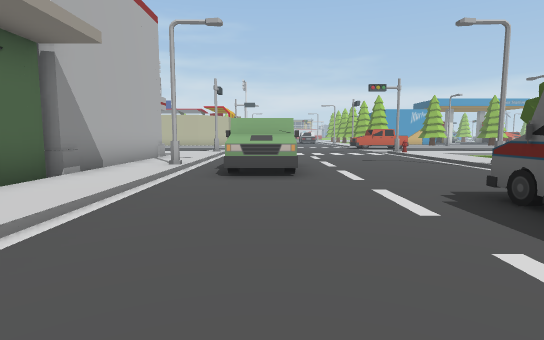
view 1 (above)

24 first-person views from a walk through a scene from a Unity 3-D project. The camera is 1.5 m above the floor, tilts 6° down and sees 80° across. The floor is counted in squares, 2 m on a side. Each view is taken from the middle of a square. On the plan, view 1 faces up. The plan holds only what a view shows up to about 11 squares ahead; the rest is blank. The place goes on beyond the plan. The player is left out.

view 2
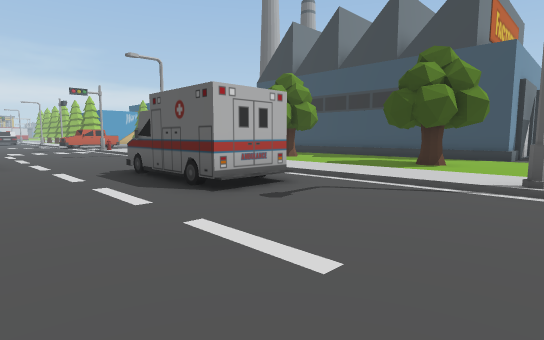

view 3
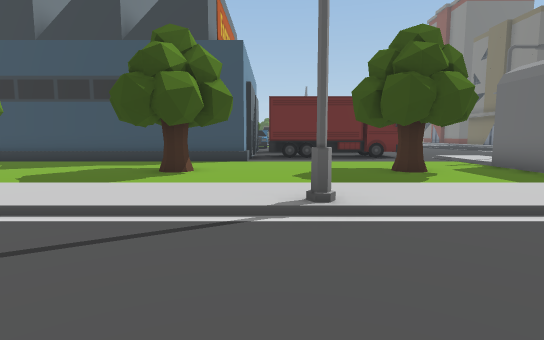

view 4
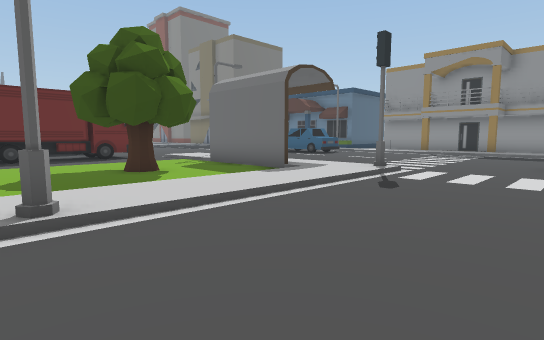

view 5
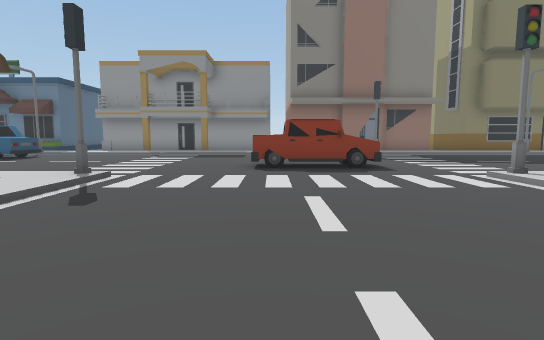

view 6
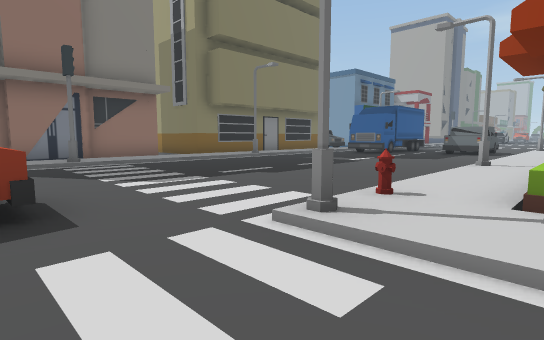

view 7
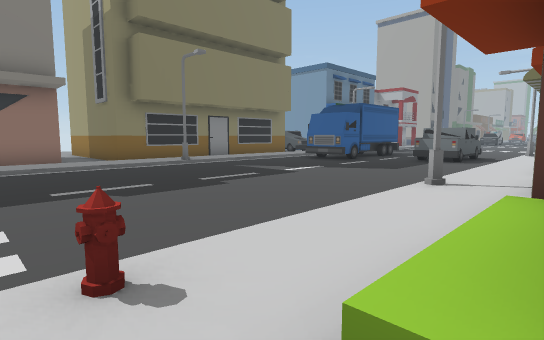

view 8
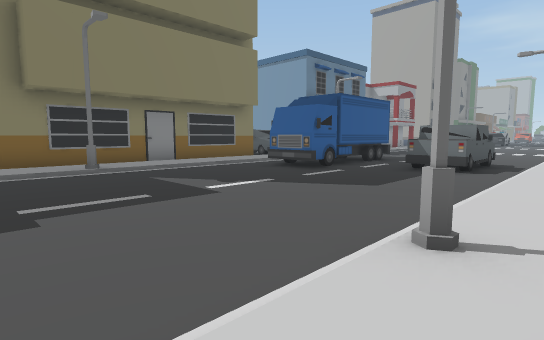

view 9
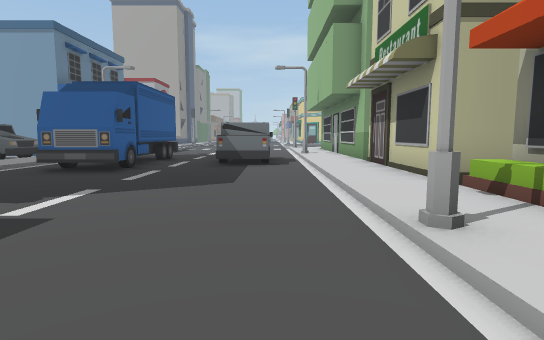

view 10
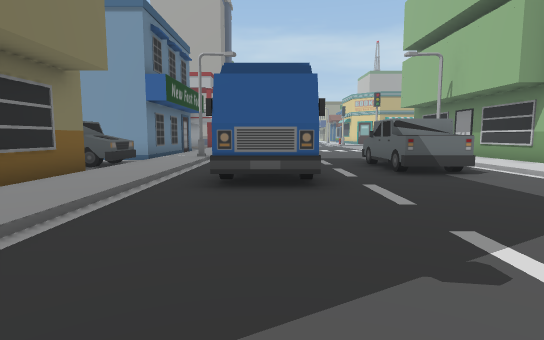

view 11
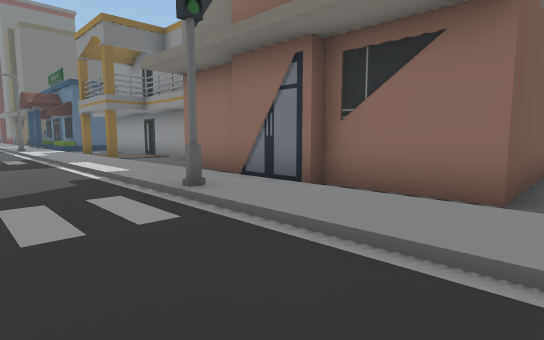

view 12
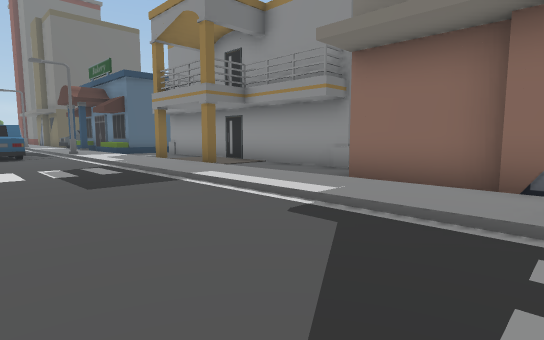

view 13
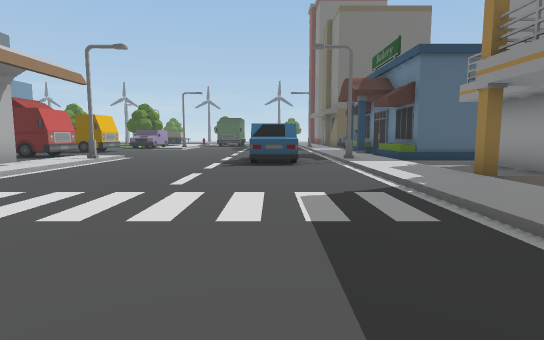

view 14
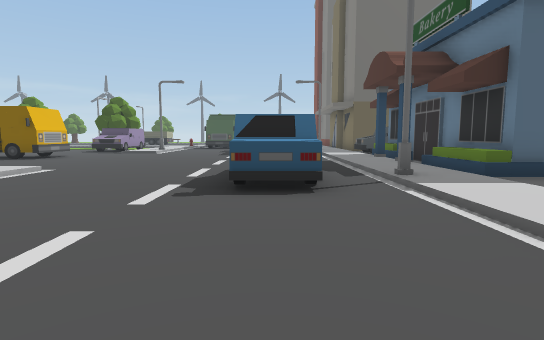

view 15
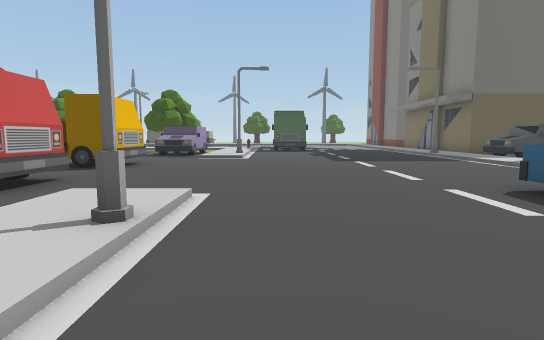

view 16
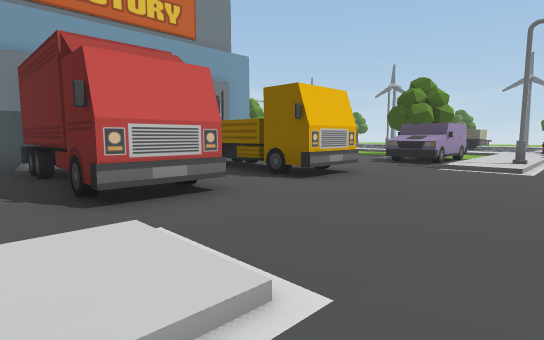

view 17
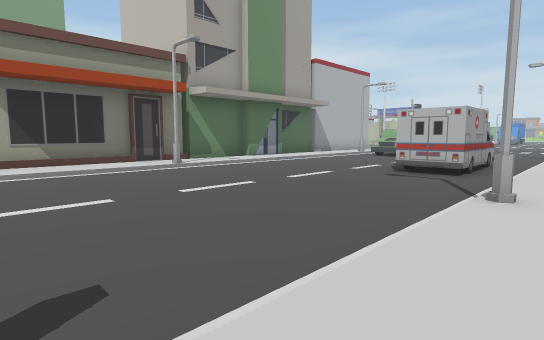

view 18
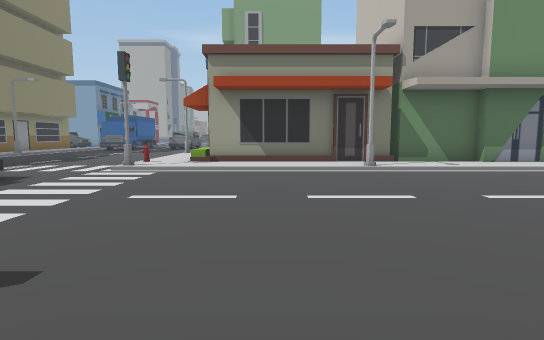

view 19
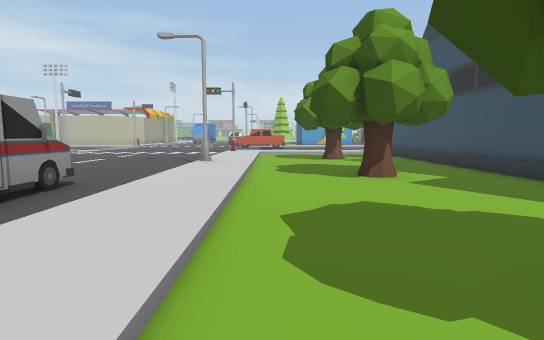

view 20
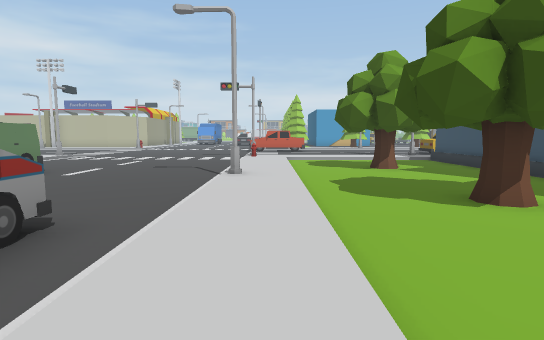

view 21
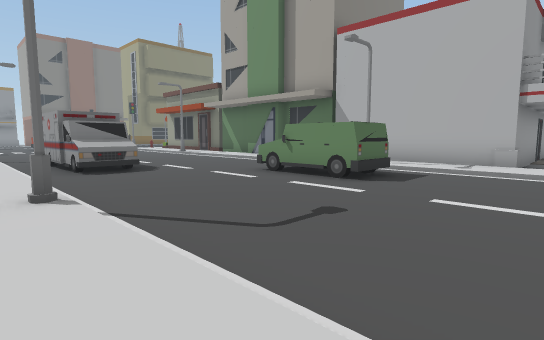

view 22
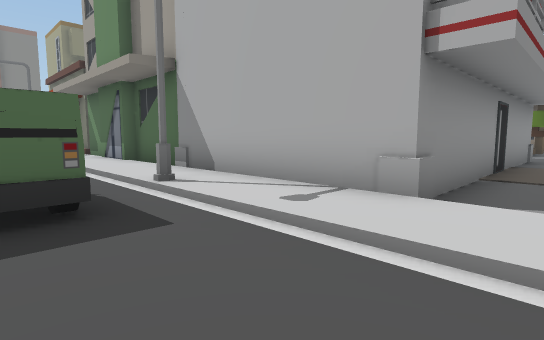

view 23
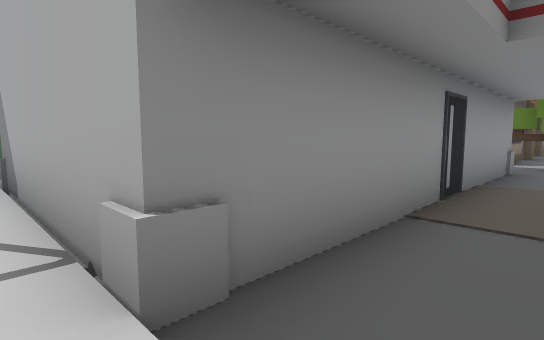

view 24
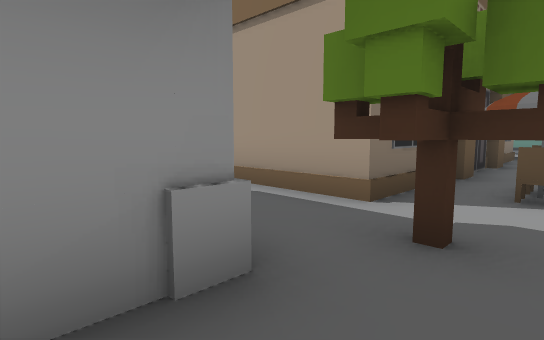

### Floor plan
Key: @ floor where view 1 was taken; # wall or solid block; . main floor; : floor 0.25 m higher than the main floor; / step, stairs or slope; T tree; S streetlight; B building; C container; R truck; A car; H hydrant; I chair; O other object.
Columns run from 20 left of view 1 to 20 right of it. Each row starts with its distance up from view 1.
 12     I..T.. ......:/....../:... .B
 11 .......T.........:/....../:.....B
 10 ######..#########:/....../:..T..B
  9      #..        #:/.O..../:.....B
  8      #.         #:SOO....S:.....B
  7                 #:/OO..../:.....B
  6                 #:/OO..../:.....B
  5                 B:/....../:..T..BB
  4                 B:/....OO/:.....B
  3                 B:/....OO/:.....B
  2                 B:/....OO/:.....BB
  1                 B:/....OO/:.....B
  0                 B:/.@..../:..T..BBBBBBB
 -1                BB:/....../:.....BBBBBBBB
 -2                 B:S......S:......C
 -3                 B:/....../:......C   RR
 -4                 B:/....../:......C  .R
 -5                 B:/....../:..T...CC..R ..
 -6          B      B:/....../:......CC..RR..
 -7 BBBBB BBBBBBBBBBB:/....../:.OOO..........
 -8    :::::::::::::::/....../:::::::/....../
 -9 //S/////////S///H/#......#/////S//....../
-10 ...RRR...................................
-11  ..RRR..............RRR..................
-12  ...................R  ..................
-13    ......................................
-14    CCCCC.......................AAA.......
-15       CC........................A........
-16   S/////////S/////#////////////S/////////
-17  :::::::::::::::::::::::::::::::::/:/::::
-18  BBRRBBBBBBBBB.BBBBBBB...#..#...BB   B  R
-19   BRR        B.B      ..........B BBBB  R
-20   B           .B      #########.B       R

Where each view was taken, in squares from view 1:
view 1: 0 up, 0 right, facing up
view 2: 3 down, 0 right, facing up-right
view 3: 2 down, 2 right, facing right
view 4: 2 down, 2 right, facing down-right
view 5: 3 down, 2 right, facing down
view 6: 7 down, 0 right, facing down-left
view 7: 7 down, 3 left, facing down-left
view 8: 8 down, 6 left, facing down-left
view 9: 10 down, 6 left, facing left
view 10: 14 down, 8 left, facing left
view 11: 14 down, 6 left, facing down-right
view 12: 13 down, 2 left, facing down-right
view 13: 14 down, 2 right, facing right
view 14: 14 down, 6 right, facing right
view 15: 10 down, 9 right, facing right
view 16: 10 down, 12 right, facing up-right
view 17: 7 down, 6 right, facing up-left
view 18: 5 down, 6 right, facing left
view 19: 1 down, 7 right, facing up
view 20: 1 up, 6 right, facing up
view 21: 12 up, 6 right, facing down-left
view 22: 12 up, 0 right, facing down-left
view 23: 12 up, 3 left, facing down-left
view 24: 12 up, 11 left, facing down-left
